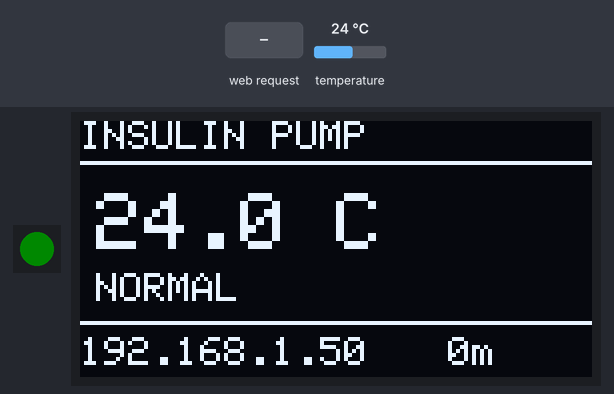
Recording of a program running on a simulated ESP32-S3. Shown: 1 RGB LEDs in strip order, left to right, 128×64 one-colour display. Inputs (shaded band) come from the test bench; at power-on: temperature 24 °C. Dim RGB values are drawn brighter than linear; WiFi joins after 1.5 s; servers stay silent unless stated; what the program prints to the serial monitor is not drawn.

Above: at 6.6 s.
6.7 s: temperature set to 33 °C
At 8.1 s:
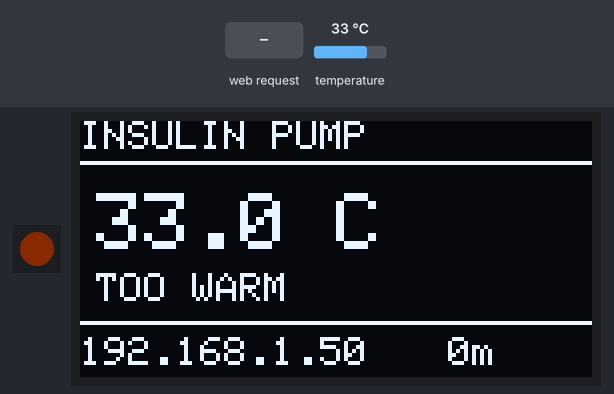
8.9 s: HTTP request GET /status received
At 9.2 s:
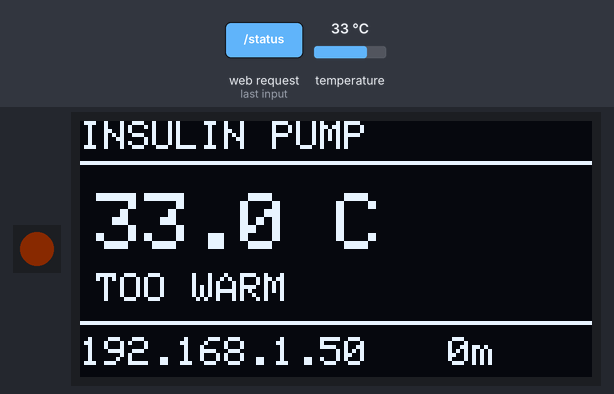
10.4 s: temperature set to 30.4 °C
At 12.4 s:
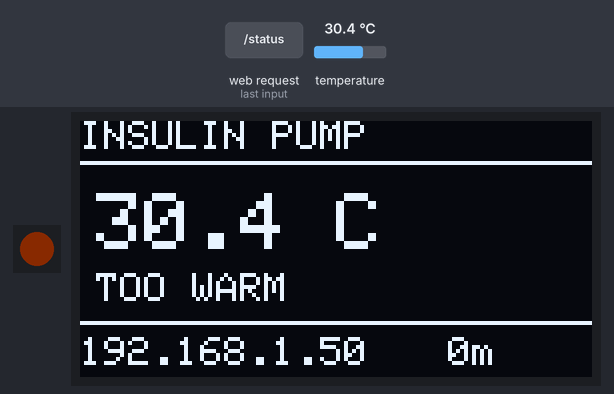
12.9 s: temperature set to 29.7 °C
At 14.0 s:
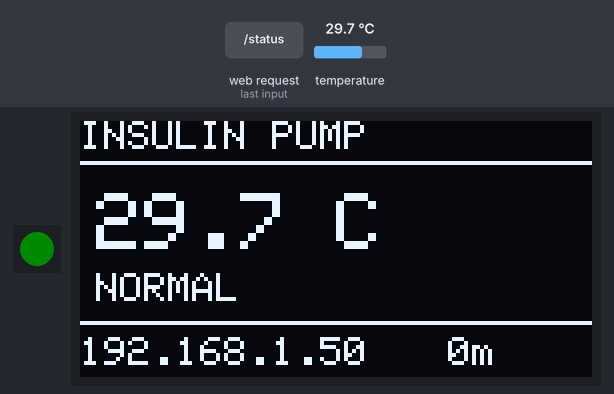
14.9 s: HTTP request GET /status?c=1 received
At 16.1 s:
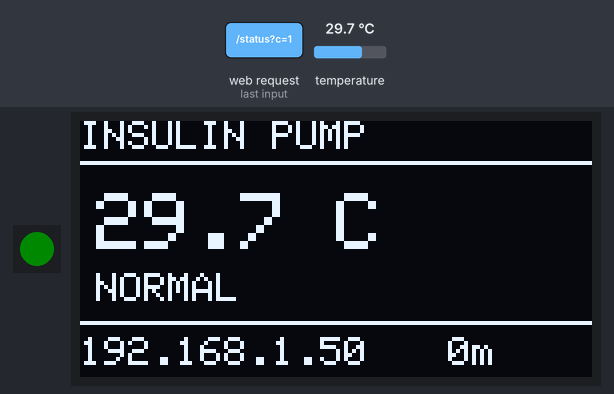
16.4 s: temperature set to 41 °C
At 18.3 s:
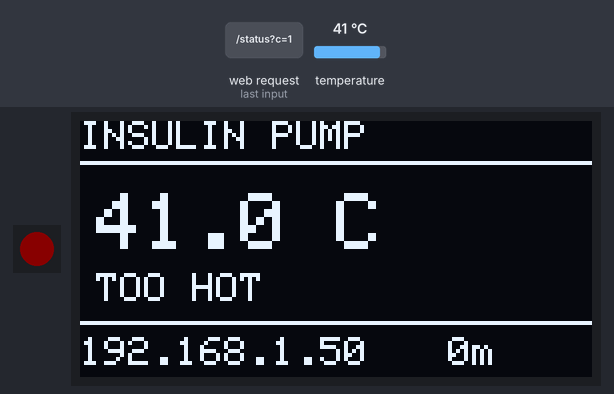
Timing chart, 0 to 19.8 s (numbered marks = the images above; inputs shaded):
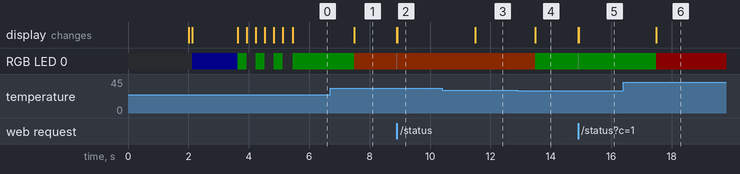

The program:

main.cpp
```cpp
// Insulin delivery research prototype — device firmware.
//
// Stage 7.5: networking, temperature monitoring and an on-device display.
// The device serves a JSON status endpoint that the backend polls. It has no
// actuators yet; delivery arrives at stage 8.
//
// The device never pushes to the backend. All communication is the backend
// polling this device.

#include "soc/soc.h"
#include "soc/rtc_cntl_reg.h"
#include <WiFi.h>
#include <WebServer.h>
#include <ESPmDNS.h>
#include <ArduinoJson.h>
#include <Adafruit_NeoPixel.h>

#include "secrets.h"
#include "temperature.h"
#include "display.h"

// ---------------------------------------------------------------------------
// Configuration
// ---------------------------------------------------------------------------

static const char* FIRMWARE_VERSION = "0.7.5";
static const uint16_t HTTP_PORT = 80;

#define RGB_LED_PIN 48
#define NUM_LEDS 1
static const uint8_t LED_BRIGHTNESS = 10;

// Shared I2C bus: the BME280 and the SSD1306 both live here.
#define I2C_SDA_PIN 4
#define I2C_SCL_PIN 14

static const int WIFI_MAX_ATTEMPTS = 30;
static const uint16_t WIFI_ATTEMPT_DELAY_MS = 500;
static const uint32_t WIFI_CHECK_INTERVAL_MS = 5000;
static const uint32_t WIFI_RECONNECT_COOLDOWN_MS = 10000;

static const bool TEST_CONTROLS_ENABLED = true;

// ---------------------------------------------------------------------------
// State
// ---------------------------------------------------------------------------

Adafruit_NeoPixel rgbLed(NUM_LEDS, RGB_LED_PIN, NEO_GRB + NEO_KHZ800);
WebServer server(HTTP_PORT);

static uint32_t bootMillis = 0;
static uint32_t lastWifiCheck = 0;
static uint32_t lastReconnectAttempt = 0;
static uint32_t pollCount = 0;
static bool serverStarted = false;

// ---------------------------------------------------------------------------
// LED status
// ---------------------------------------------------------------------------

enum DeviceState {
  STATE_BOOTING,
  STATE_CONNECTING,
  STATE_READY,
  STATE_WIFI_FAILED
};

static DeviceState deviceState = STATE_BOOTING;

void setColor(uint8_t r, uint8_t g, uint8_t b) {
  rgbLed.setPixelColor(0, rgbLed.Color(r, g, b));
  rgbLed.show();
}

void applyStateColor() {
  if (deviceState == STATE_READY) {
    TemperatureReading t = temperatureGet();

    if (t.available) {
      if (t.status == TEMP_CRITICAL_HOT || t.status == TEMP_CRITICAL_COLD) {
        setColor(255, 0, 0);
        return;
      }
      if (t.status == TEMP_WARNING_HOT) {
        setColor(255, 90, 0);
        return;
      }
    }

    setColor(0, 255, 0);
    return;
  }

  switch (deviceState) {
    case STATE_BOOTING:     setColor(0, 0, 0);   break;
    case STATE_CONNECTING:  setColor(0, 0, 255); break;
    case STATE_WIFI_FAILED: setColor(255, 0, 0); break;
    default: break;
  }
}

void setState(DeviceState next) {
  deviceState = next;
  applyStateColor();
}

const char* stateName() {
  switch (deviceState) {
    case STATE_BOOTING:     return "booting";
    case STATE_CONNECTING:  return "connecting";
    case STATE_READY:       return "ready";
    case STATE_WIFI_FAILED: return "wifi_failed";
  }
  return "unknown";
}

void blinkActivity() {
  setColor(255, 255, 255);
  delay(20);
  applyStateColor();
}

// ---------------------------------------------------------------------------
// Display
// ---------------------------------------------------------------------------

// Gathers what the device currently knows and hands it to the display as one
// frame, rather than letting callers write to the screen piecemeal.
void refreshDisplay() {
  DisplayState s;
  s.deviceState = stateName();
  s.wifiConnected = (WiFi.status() == WL_CONNECTED);
  s.rssi = WiFi.RSSI();
  s.ipAddress = WiFi.localIP().toString();
  s.uptimeSeconds = (millis() - bootMillis) / 1000;
  s.temperature = temperatureGet();

  displayUpdate(s);
}

// ---------------------------------------------------------------------------
// HTTP handlers
// ---------------------------------------------------------------------------

void sendJson(int code, JsonDocument& doc) {
  String out;
  serializeJson(doc, out);
  server.send(code, "application/json", out);
}

void addTemperature(JsonDocument& doc) {
  TemperatureReading t = temperatureGet();

  JsonObject temp = doc["temperature"].to<JsonObject>();
  temp["available"] = t.available;
  temp["status"] = temperatureStatusName(t.status);
  temp["simulated"] = t.simulated;
  temp["sensorPresent"] = temperatureSensorPresent();
  temp["chip"] = temperatureChipName();

  if (t.available) {
    temp["celsius"] = roundf(t.celsius * 10.0f) / 10.0f;
    temp["ageSeconds"] = t.ageMillis / 1000;
  } else {
    temp["celsius"] = nullptr;
    temp["ageSeconds"] = nullptr;
  }

  JsonObject limits = temp["thresholds"].to<JsonObject>();
  limits["criticalLowC"] = TEMP_CRITICAL_LOW_C;
  limits["warningHighC"] = TEMP_WARNING_HIGH_C;
  limits["criticalHighC"] = TEMP_CRITICAL_HIGH_C;
}

void handleStatus() {
  pollCount++;

  JsonDocument doc;
  doc["deviceId"] = DEVICE_HOSTNAME;
  doc["firmwareVersion"] = FIRMWARE_VERSION;
  doc["state"] = stateName();
  doc["ready"] = (deviceState == STATE_READY);
  doc["uptimeSeconds"] = (millis() - bootMillis) / 1000;
  doc["freeHeapBytes"] = ESP.getFreeHeap();
  doc["pollCount"] = pollCount;

  JsonObject wifi = doc["wifi"].to<JsonObject>();
  wifi["connected"] = (WiFi.status() == WL_CONNECTED);
  wifi["ssid"] = WiFi.SSID();
  wifi["ip"] = WiFi.localIP().toString();
  wifi["rssi"] = WiFi.RSSI();

  addTemperature(doc);

  JsonObject display = doc["display"].to<JsonObject>();
  display["present"] = displayPresent();
  display["address"] = displayAddress();

  JsonObject subsystems = doc["subsystems"].to<JsonObject>();
  subsystems["temperature"] =
      temperatureSensorPresent() ? "ready" : "not_available";
  subsystems["delivery"] = "not_implemented";
  subsystems["display"] = displayPresent() ? "ready" : "not_available";

  blinkActivity();
  sendJson(200, doc);
}

void handleHealth() {
  JsonDocument doc;
  doc["ok"] = true;
  doc["uptimeSeconds"] = (millis() - bootMillis) / 1000;
  sendJson(200, doc);
}

void handleTestTemperature() {
  if (server.method() == HTTP_DELETE) {
    temperatureClearOverride();
    applyStateColor();
    refreshDisplay();

    JsonDocument doc;
    doc["ok"] = true;
    doc["overrideActive"] = false;
    sendJson(200, doc);
    return;
  }

  if (!server.hasArg("c")) {
    JsonDocument doc;
    doc["ok"] = false;
    doc["error"] = "missing_parameter";
    doc["detail"] = "Supply a temperature as ?c=<celsius>";
    sendJson(400, doc);
    return;
  }

  float celsius = server.arg("c").toFloat();

  if (celsius < -40.0f || celsius > 125.0f) {
    JsonDocument doc;
    doc["ok"] = false;
    doc["error"] = "out_of_range";
    doc["detail"] = "Temperature must be between -40 and 125 C";
    sendJson(400, doc);
    return;
  }

  temperatureSetOverride(celsius);
  applyStateColor();
  refreshDisplay();

  JsonDocument doc;
  doc["ok"] = true;
  doc["overrideActive"] = true;
  doc["celsius"] = celsius;
  doc["status"] = temperatureStatusName(classifyTemperature(celsius));
  sendJson(200, doc);
}

void handleRoot() {
  TemperatureReading t = temperatureGet();

  String tempLine;
  if (t.available) {
    tempLine = String(t.celsius, 1) + " &deg;C (" +
               String(temperatureStatusName(t.status)) + ")" +
               (t.simulated ? " <b>SIMULATED</b>" : "");
  } else {
    tempLine = "unavailable";
  }

  String html = "<!DOCTYPE html><html><head><meta charset='utf-8'>"
                "<title>Insulin Pump Device</title></head><body>"
                "<h2>Insulin delivery prototype &mdash; device</h2>"
                "<p>Firmware " + String(FIRMWARE_VERSION) + "</p>"
                "<p>State: <b>" + String(stateName()) + "</b></p>"
                "<p>IP: " + WiFi.localIP().toString() + "</p>"
                "<p>Uptime: " + String((millis() - bootMillis) / 1000) + " s</p>"
                "<p>Polls served: " + String(pollCount) + "</p>"
                "<hr>"
                "<p>Sensor: " + String(temperatureChipName()) +
                (temperatureSensorPresent()
                     ? " at 0x" + String(temperatureAddress(), HEX)
                     : "") + "</p>"
                "<p>Temperature: " + tempLine + "</p>"
                "<p>Display: " +
                (displayPresent()
                     ? "SSD1306 at 0x" + String(displayAddress(), HEX)
                     : "not detected") + "</p>"
                "<hr>"
                "<p><a href='/status'>/status</a> (JSON, polled by backend)</p>"
                "<p><a href='/health'>/health</a> (JSON, liveness)</p>"
                "<hr><p><small>Academic research prototype. "
                "Not for clinical use.</small></p>"
                "</body></html>";
  server.send(200, "text/html", html);
}

void handleNotFound() {
  JsonDocument doc;
  doc["ok"] = false;
  doc["error"] = "not_found";
  doc["path"] = server.uri();
  sendJson(404, doc);
}

// ---------------------------------------------------------------------------
// Wi-Fi
// ---------------------------------------------------------------------------

bool connectWifi() {
  setState(STATE_CONNECTING);
  displayBootMessage("Connecting WiFi...");

  WiFi.mode(WIFI_STA);
  WiFi.setHostname(DEVICE_HOSTNAME);
  WiFi.begin(WIFI_SSID, WIFI_PASSWORD);

  Serial.print("Connecting to WiFi");

  int attempts = 0;
  while (WiFi.status() != WL_CONNECTED && attempts < WIFI_MAX_ATTEMPTS) {
    delay(WIFI_ATTEMPT_DELAY_MS);
    Serial.print(".");
    attempts++;
  }
  Serial.println();

  if (WiFi.status() != WL_CONNECTED) {
    Serial.println("Failed to connect to WiFi.");
    setState(STATE_WIFI_FAILED);
    displayBootMessage("WiFi FAILED");
    return false;
  }

  Serial.println("WiFi connected.");
  Serial.print("  SSID: ");
  Serial.println(WiFi.SSID());
  Serial.print("  IP address: ");
  Serial.println(WiFi.localIP());
  Serial.print("  Signal: ");
  Serial.print(WiFi.RSSI());
  Serial.println(" dBm");

  for (int i = 0; i < 3; i++) {
    setColor(0, 255, 0);
    delay(300);
    setColor(0, 0, 0);
    delay(300);
  }

  setState(STATE_READY);
  return true;
}

void startServices() {
  if (MDNS.begin(DEVICE_HOSTNAME)) {
    MDNS.addService("http", "tcp", HTTP_PORT);
    Serial.print("  Also reachable at http://");
    Serial.print(DEVICE_HOSTNAME);
    Serial.println(".local");
  } else {
    Serial.println("  mDNS failed to start (IP address still works)");
  }

  if (!serverStarted) {
    server.on("/", handleRoot);
    server.on("/status", handleStatus);
    server.on("/health", handleHealth);

    if (TEST_CONTROLS_ENABLED) {
      server.on("/test/temperature", HTTP_POST, handleTestTemperature);
      server.on("/test/temperature", HTTP_DELETE, handleTestTemperature);
      Serial.println("  Test controls enabled (/test/temperature)");
    }

    server.onNotFound(handleNotFound);
    server.begin();
    serverStarted = true;
    Serial.println("HTTP server started.");
  }
}

void maintainWifi() {
  uint32_t now = millis();

  if (now - lastWifiCheck < WIFI_CHECK_INTERVAL_MS) return;
  lastWifiCheck = now;

  if (WiFi.status() == WL_CONNECTED) {
    if (deviceState != STATE_READY) {
      Serial.println("WiFi recovered.");
      Serial.print("  IP address: ");
      Serial.println(WiFi.localIP());
      setState(STATE_READY);
      startServices();
    }
    return;
  }

  if (deviceState == STATE_READY) {
    Serial.println("WiFi connection lost.");
    setState(STATE_WIFI_FAILED);
  }

  if (now - lastReconnectAttempt < WIFI_RECONNECT_COOLDOWN_MS) return;
  lastReconnectAttempt = now;

  Serial.println("Attempting to reconnect...");
  WiFi.disconnect();
  WiFi.begin(WIFI_SSID, WIFI_PASSWORD);
}

// ---------------------------------------------------------------------------

void setup() {
  WRITE_PERI_REG(RTC_CNTL_BROWN_OUT_REG, 0);

  bootMillis = millis();

  Serial.begin(115200);
  delay(2000);

  rgbLed.begin();
  rgbLed.setBrightness(LED_BRIGHTNESS);
  setState(STATE_BOOTING);

  Serial.println();
  Serial.println("=====================================");
  Serial.print("Insulin delivery prototype — firmware ");
  Serial.println(FIRMWARE_VERSION);
  Serial.println("Academic research prototype. Not for clinical use.");
  Serial.println("=====================================");

  Serial.print("I2C bus on SDA=");
  Serial.print(I2C_SDA_PIN);
  Serial.print(" SCL=");
  Serial.println(I2C_SCL_PIN);

  // Temperature first: it calls Wire.begin, which the display then shares.
  if (temperatureBegin(I2C_SDA_PIN, I2C_SCL_PIN)) {
    Serial.print("  Sensor: ");
    Serial.print(temperatureChipName());
    Serial.print(" at 0x");
    Serial.println(temperatureAddress(), HEX);

    temperatureUpdate();
    TemperatureReading t = temperatureGet();
    if (t.available) {
      Serial.print("  Reading: ");
      Serial.print(t.celsius, 1);
      Serial.print(" C (");
      Serial.print(temperatureStatusName(t.status));
      Serial.println(")");
    }
  } else {
    Serial.println("  Sensor: none found, temperature reports unavailable");
    Serial.println("    Check: SDA/SCL not swapped, VIN on 3V3, wiring secure");
  }

  // Absent display is not an error. The device works without it and reports
  // display as not_available.
  if (displayBegin()) {
    Serial.print("  Display: SSD1306 at 0x");
    Serial.println(displayAddress(), HEX);
    displayBootMessage("Starting...");
  } else {
    Serial.println("  Display: none found, continuing without it");
  }

  if (connectWifi()) {
    startServices();
  }

  refreshDisplay();
}

void loop() {
  server.handleClient();
  maintainWifi();
  temperatureUpdate();
  refreshDisplay();

  static uint32_t lastLedRefresh = 0;
  if (millis() - lastLedRefresh > 2000) {
    lastLedRefresh = millis();
    applyStateColor();
  }
}
```

display.h
```cpp
#pragma once

#include <Arduino.h>
#include "temperature.h"

// Display subsystem.
//
// The display is driven from state rather than written to directly: callers
// hand it what the device currently knows and it renders a whole frame. No
// code path can leave half the screen showing something stale, and adding
// delivery status at stage 8 is a change to one function here.

struct DisplayState {
  const char* deviceState;   // "ready", "connecting", "wifi_failed"
  bool wifiConnected;
  int32_t rssi;
  String ipAddress;
  uint32_t uptimeSeconds;
  TemperatureReading temperature;
};

// Shares the I2C bus already initialised by temperatureBegin. Returns false
// when no display answers; that is not an error and the device carries on.
bool displayBegin();

bool displayPresent();
uint8_t displayAddress();

// Renders only when something visible changed, or after one second, so the
// shared I2C bus is not held up by redraws that show the same thing.
void displayUpdate(const DisplayState& state);

// Shown during boot, before Wi-Fi is up.
void displayBootMessage(const char* line);
```

secrets.example.h
```cpp
#pragma once

// Copy this file to secrets.h and fill in your own network.
// secrets.h is git-ignored and must never be committed.

#define WIFI_SSID     "your-network-name"
#define WIFI_PASSWORD "your-network-password"

// Name the device advertises on the local network (reachable as
// <name>.local from machines that support mDNS).
#define DEVICE_HOSTNAME "insulin-pump"
```

temperature.h
```cpp
#pragma once

#include <Arduino.h>

// Temperature subsystem.
//
// The sensor sits behind this interface so that changing the hardware is a
// change to temperature.cpp alone. Nothing in main.cpp, the backend or the
// app depends on which chip is fitted.

// Thresholds from the project specification.
//
// Insulin degrades from HEAT, not cold. Freezing destroys it outright, which
// is why the low bound is critical rather than a warning.
//
//   below 2 C   CRITICAL  (freezing)
//   2 to 30 C   NORMAL
//   above 30 C  WARNING
//   above 37 C  CRITICAL
//
// These are instantaneous thresholds. Real degradation depends on cumulative
// exposure; that is out of scope for this prototype and stated as such.
static const float TEMP_CRITICAL_LOW_C = 2.0f;
static const float TEMP_WARNING_HIGH_C = 30.0f;
static const float TEMP_CRITICAL_HIGH_C = 37.0f;

enum TemperatureStatus {
  TEMP_UNAVAILABLE,
  TEMP_CRITICAL_COLD,
  TEMP_NORMAL,
  TEMP_WARNING_HOT,
  TEMP_CRITICAL_HOT
};

struct TemperatureReading {
  bool available;
  float celsius;
  TemperatureStatus status;
  bool simulated;       // true when a test override is supplying the value
  uint32_t ageMillis;   // how long since the sensor was actually read
};

// Scans the I2C bus and initialises whichever supported chip is found.
// Returns false when no sensor answers; the system then reports
// not_available rather than inventing a reading.
bool temperatureBegin(uint8_t sdaPin, uint8_t sclPin);

// Reads the sensor if the sample interval has elapsed, otherwise returns the
// cached value. Safe to call from loop().
void temperatureUpdate();

TemperatureReading temperatureGet();

TemperatureStatus classifyTemperature(float celsius);
const char* temperatureStatusName(TemperatureStatus status);

// Chip and address found at boot, for diagnostics.
const char* temperatureChipName();
uint8_t temperatureAddress();
bool temperatureSensorPresent();

// Test override. Forces a value so the warning and critical paths can be
// demonstrated without heating the sensor. Any reading produced this way is
// flagged simulated everywhere it appears.
void temperatureSetOverride(float celsius);
void temperatureClearOverride();
bool temperatureOverrideActive();
```

Source omitted: display.cpp (4714 bytes), temperature.cpp (4753 bytes)

Measured:
- the behaviour switches between 30.1 and 30 °C on temperature (found by bisection; images 3 and 4)
- after the input at 6.7 s, RGB LED 0: RGB(0, 10, 0) → RGB(10, 3, 0) after 0.79 s; the display: first changes after 0.79 s (image 1 shows a later state)
- after the input at 8.9 s, RGB LED 0: RGB(10, 3, 0) → RGB(10, 10, 10) at once, → RGB(10, 3, 0) 0.02 s later
- after the input at 10.4 s, the display: changes after 1.1 s (image 3)
- after the input at 12.9 s, RGB LED 0: RGB(10, 3, 0) → RGB(0, 10, 0) after 0.59 s; the display: first changes after 0.59 s (image 4 shows a later state)
- after the input at 14.9 s, RGB LED 0: RGB(0, 10, 0) → RGB(10, 10, 10) at once, → RGB(0, 10, 0) 0.02 s later
- after the input at 16.4 s, the display: first changes after 1.1 s (image 6 shows a later state)
